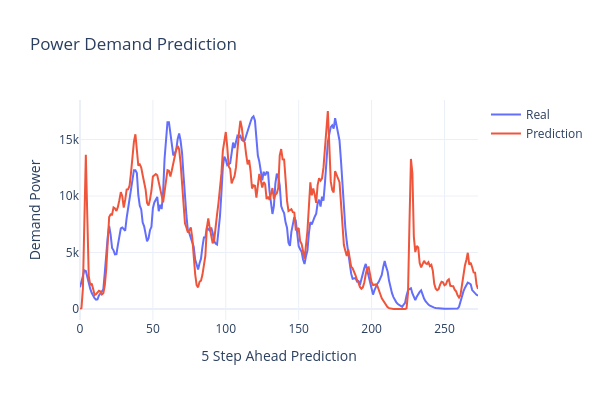

Here is the notebook cell this chart was saved with:
### Code cell
# --- 8. ROW-BY-ROW ITERATIVE STREAMING FUNCTION DEFINITION ---
# Initialize persistent variables for streaming tracking
h_step = torch.zeros(num_layers, 1, hidden_n, device=device)
c_step = torch.zeros(num_layers, 1, hidden_n, device=device)
last_predicted_log_power = 0.0

def pred_single_row(features_raw):
    """
    Accepts a single row of features at a single timestamp, scales it, 
    injects the last known power feedback, and updates the global LSTM states.
    """
    global h_step, c_step, last_predicted_log_power
    
    # 1. Shape to 2D array for scaler compatibility -> [1, num_features]
    x_arr = np.array(features_raw, dtype=np.float32).reshape(1, -1)
    x_scaled = scaler_X.transform(x_arr)
    
    # 2. Append the target layer prediction from the previous step
    full_x_row = np.hstack((x_scaled, np.array([[last_predicted_log_power]], dtype=np.float32)))
    
    # 3. Shape into standard PyTorch Recurrent structure -> [Batch=1, Time_Step=1, Features]
    x_tensor = torch.tensor(full_x_row, dtype=torch.float32).unsqueeze(0).to(device)
    
    with torch.no_grad():
        # 4. Process step and capture updated context tuple
        pred_scaled, (h_step, c_step) = model(x_tensor, (h_step, c_step))
        pred_log = pred_scaled.cpu().numpy().flatten()
        
    # 5. Buffer the current output for the next row's past feature assignment
    last_predicted_log_power = pred_log[0]
    
    # 6. Revert Log Transform and Shift back into physical Watts
    predicted_power = np.expm1(pred_log) - power_shift
    return np.clip(predicted_power, 0, None)

# --- 9. STREAMING SIMULATION PIPELINE RUN ---
# Select the first raw test file path to simulate real-time processing
stream_file_path = samples_train[0]
df_stream = pd.read_csv(stream_file_path).ffill().bfill()

# Reconstruct features identically to the loading loop parameters
speed_raw = df_stream['speed'].values
speed_delta = np.diff(speed_raw, prepend=speed_raw[0])
accel_trend = pd.Series(speed_delta).rolling(window=3, min_periods=1).mean().values
alt_raw = df_stream['altitude'].values
alt_delta = np.diff(alt_raw, prepend=alt_raw[0])

trip_df_stream = pd.DataFrame({
            'speed': speed_raw, 
            #'speed_delta': speed_delta,   
            #'accel_trend': accel_trend,   
            'rpm': df_stream['rpm'].values, 
            'torque': df_stream['Torque Nm'].values, 
            #'elv': df_stream['elv_spy'].values,
            #'alt_delta': alt_delta,       
            #'max_speed': df['max_speed'].values,       
            #'soc': df['soc'].values,                   
            #'frontal_wind': df['Frontal_Wind'].values, 
            #'aux_pwr': df['Aux Pwr(100w)'].values,     
            'power': df_stream['Motor Pwr(w)'].values,
            #'power': exponential_moving_average(df['Motor Pwr(w)'],alpha=0.5).values
        })

trip_df_stream = moving_average_df(trip_df_stream, 4)
trip_df_stream = exponential_moving_average_df(trip_df_stream, 0.25)

# Extract inputs and real targets
stream_features = trip_df_stream.drop(columns=['power']).values
#actual_power_profile = df_stream['Motor Pwr(w)'].values
actual_power_profile = trip_df_stream['power'].values

print(f"\n==============================")
print(f"Simulating Sequential Processing Over {len(stream_features)} Rows...")
print(f"==============================\n")

# Reset memory vectors before beginning the trip
h_step = torch.zeros(num_layers, 1, hidden_n, device=device)
c_step = torch.zeros(num_layers, 1, hidden_n, device=device)
last_predicted_log_power = 0.0

yR, yP = [], []

for idx in range(len(stream_features)-N_p):
    current_timestamp_features = stream_features[idx]
    
    # Dynamic Step Call
    horizon_forecast = pred_single_row(current_timestamp_features)
    horizon_real = actual_power_profile[idx : idx + N_p]
    if idx == 0:
        yR = horizon_real.reshape(-1,N_p)
        yP = horizon_forecast.reshape(-1,N_p)
    else:
        yR = np.vstack((yR,horizon_real))
        yP = np.vstack((yP,horizon_forecast))

yR = yR.T
yP = yP.T

i=0
PlotSeriesPLY(ySeries=[yR[i],yP[i]], xLabel='5 Step Ahead Prediction', yLabel='Demand Power', title='Power Demand Prediction', names=['Real', 'Prediction'])

### Figure 1 — Plotly figure (JSON) as saved in the notebook; plotly's stock layout.template omitted (floating-point values rounded to 4 significant figures; data arrays with more than 128 entries replaced by an {"elided": "..."} marker saying what was removed)
{"data": [{"mode": "lines", "name": "Real", "type": "scatter", "x": {"elided": "274 int values"}, "xaxis": "x", "y": {"elided": "274 float values"}, "yaxis": "y"}, {"mode": "lines", "name": "Prediction", "type": "scatter", "x": {"elided": "274 int values"}, "xaxis": "x", "y": {"elided": "274 float values"}, "yaxis": "y"}], "layout": {"height": 400, "title": {"text": "Power Demand Prediction"}, "width": 600, "xaxis": {"anchor": "y", "domain": [0, 1], "title": {"text": "5 Step Ahead Prediction"}}, "yaxis": {"anchor": "x", "domain": [0, 1], "title": {"text": "Demand Power"}}}}
